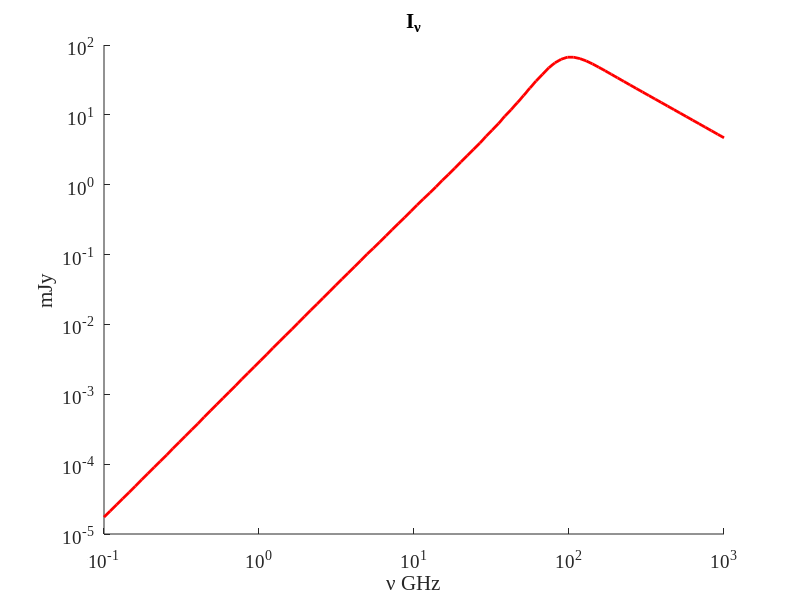

Source code (MATLAB): (Note: this script raises an error after producing the figure.)
clear;

radiation = importdata('radiation.dat');

N = size(radiation,1);
Nr = size(radiation,2);

jul12x(1:2) = 0;
jul12x(1) = 0.325;
jul12x(2) = 0.61;
jul12y(1:2) = 0;
jul12y(1) = 4.4;
jul12y(2) = 2.0;

jan12x(1:3) = 0;
jan12x(1) = 0.325;
jan12x(2) = 0.61;
jan12x(3) = 1.28;
jan12y(1:3) = 0;
jan12y(1) = 5.9;
jan12y(2) = 1.4;
jan12y(3) = 0.7;

apr11x(1:3) = 0;
apr11x(1) = 0.325;
apr11x(2) = 0.61;
apr11x(3) = 1.28;
apr11y(1:3) = 0;
apr11y(1) = 4.6;
apr11y(2) = 1.4;
ap11y(3) = 0.7;

decx(1:3) = 0;
decx(1) = 0.325;
decx(2) = 0.61;
decx(3) = 1.28;
decy(1:3) = 0;
decy(1) = 6.1;
decy(2) = 1.9;
decy(3) = 0.9;

octx(1:3) = 0;
octx(1) = 0.325;
octx(2) = 0.61;
octx(3) = 1.28;
octy(1:3) = 0;
octy(1) = 12;
octy(2) = 6.3;
octy(3) = 4.4;

augx(1:5) = 0;
augx(1) = 0.332;
augx(2) = 0.617;
augx(3) = 1.43;
augx(4) = 4.86;
augx(5) = 8.46;
augy(1:5) = 0;
augy(1) = 3.3;
augy(2) = 7.9;
augy(3) = 8.68;
augy(4) = 2.47;
augy(5) = 1.084;

augmax = 0.886;
augmaxy = 11.2;

junx(1:4) = 0;
junx(1) = 0.617;
junx(2) = 1.43;
junx(3) = 4.86;
junx(4) = 8.46;
juny(1:4) = 0;
juny(1) = 3.0;
juny(2) = 9.465;
juny(3) = 5.877;
juny(4) = 3.203;

junmaxx = 1.65;
junmaxy = 13.2;

mayx(1:3) = 0;
mayx(1) = 1.43;
mayx(2) = 4.86;
mayx(3) = 8.46;
mayy(1:3) = 0;
mayy(1) = 4.93;
mayy(2) = 12.2;
mayy(3) = 6.82;

maymaxx = 2.96;
maymaxy = 15.2;

aprx(1:4) = 0;
aprx(1) = 1.43;
aprx(2) = 4.86;
aprx(3) = 8.46;
aprx(4) = 22.5;
apry(1:4) = 0;
apry(1) = 1.3;
apry(2) = 12.86;
apry(3) = 17.57;
apry(4) = 5.2;

aprmaxx = 6.50;
aprmaxy = 19.3;

r = 5.17E16;
d = 40*3*10^24;
B = 0.346;
n = 2912;
me = 0.91*10^-27;
c = 3*10^10;
c1 = 6.27*10^18;
c5 = 7.25*10^-24;
c6 = 7.97*10^-41;
g = 3;
E0 = me*c*c;
N0 = n*(g-1)*(E0^(g-1));
f = 0.5;
s = 4*f*r/3;

h = 6.626*10^-27;

%theorRadiation(1:N) = 0;

%nu1 = 2*c1*((s*c6)^(2/(g+4)))*(N0^(2/(g+4)))*B^((g+2)/(g+4));
%for i = 1:N,
    %if (radiation(i,1)*(10^9) < nu1)
%        theorRadiation(i) = (10^26)*(3.14*r*r/d^2)*(c5/c6)*(B^-0.5)*((radiation(i,1)*(10^9)/(2*c1))^2.5)*(1 - exp(-((radiation(i,1)*(10^9)/nu1)^(-(g+4)/2))));
    %else 
    %    theorRadiation(i) = (10^26)*
    %end;
%end;

set(0,'DefaultAxesFontSize',14,'DefaultAxesFontName','Times New Roman');
set(0,'DefaultTextFontSize',20,'DefaultTextFontName','Times New Roman'); 

figure(1);
hold on;
set(gca, 'YScale', 'log');
set(gca, 'XScale', 'log');
title ('I_{\nu}');
xlabel ('{\nu} GHz');
ylabel ('mJy');

loglog(radiation(1:N,1),radiation(1:N,2),'red','LineWidth',2);
loglog(radiation(1:N,1),radiation(1:N,3),'green','LineWidth',2);
loglog(radiation(1:N,1),radiation(1:N,4),'blue','LineWidth',2);
loglog(radiation(1:N,1),radiation(1:N,5),'magenta','LineWidth',2);
%plot(radiation(1:N,1),radiation(1:N,6),'Color',[1.0,0.6,0],'LineWidth',2);
%plot(radiation(1:N,1),radiation(1:N,7),'black','LineWidth',2);
%for i = 3:Nr,
 %   plot(radiation(1:N,1),radiation(1:N,i),'red');
%end;
%plot(radiation(1:N,1),theorRadiation(1:N),'green');
loglog(aprx(1:4),apry(1:4),'--o','Color','red','LineWidth',2);
loglog(mayx(1:3),mayy(1:3),'--o','Color','green','LineWidth',2);
loglog(junx(1:4),juny(1:4),'--o','Color','blue','LineWidth',2);
loglog(augx(1:5),augy(1:5),'--o','Color','magenta','LineWidth',2);
%plot(octx(1:3),octy(1:3),'--o','Color',[1.0,0.6,0],'LineWidth',2);
%plot(decx(1:3),decy(1:3),'--o','Color','black','LineWidth',2);

%legend('theory', 'shevalier', 'observation');

xlim([0.2 50]);
ylim([0.5 40]);

legend('april','may','june','august');

grid ;

dlmwrite('radiation.dat',radiation,'delimiter',' ');


gamma = - log(apry(3)/apry(4))/log(aprx(3)/aprx(4));

testx(1:3) = 0;
testx(1) = 8.46;
testx(2) = 22.5;
testx(3) = 1000*1.6*10^(-12)*10^(-9)/h;
testy(1:3) = 0;
testy(1) = apry(3);
testy(2) = testy(1)*power(testx(2)/testx(1),-gamma);
testy(3) = testy(1)*power(testx(3)/testx(1),-gamma);